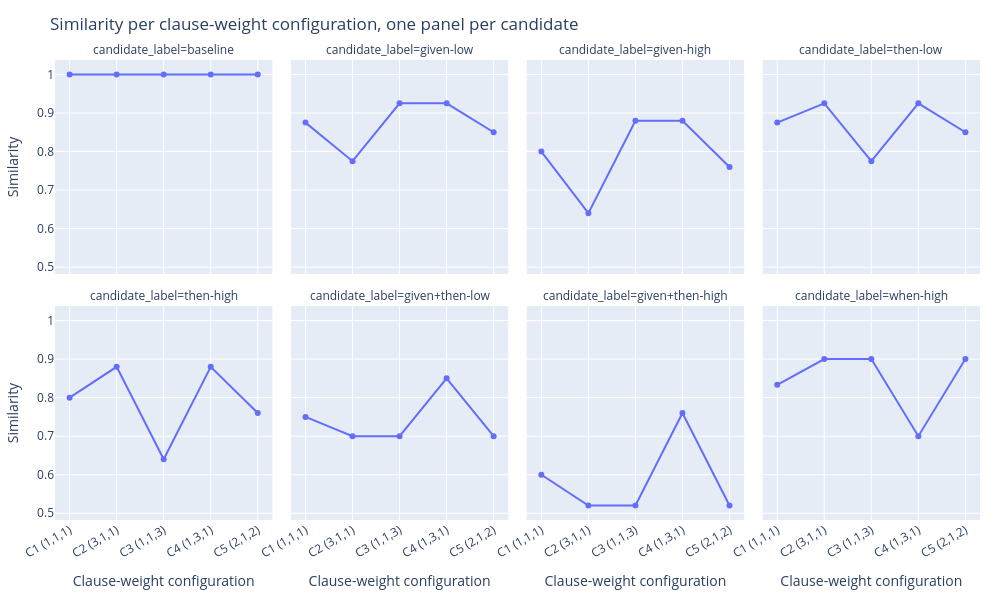

Notebook source saved alongside this figure:
### Code cell
# ensure df_plot has the candidate_label and clause_regime columns
df_plot = df_w.copy()

# labels técnicos (mesmo mapeamento usado nas células anteriores)
label_map = {
    "cand_baseline":          "baseline",
    "cand_given_low":         "given-low",
    "cand_given_high":        "given-high",
    "cand_then_low":          "then-low",
    "cand_then_high":         "then-high",
    "cand_given_then_low":    "given+then-low",
    "cand_given_then_high":   "given+then-high",
    "cand_when_high":         "when-high",
}
candidate_order = [
    "baseline",
    "given-low",
    "given-high",
    "then-low",
    "then-high",
    "given+then-low",
    "given+then-high",
    "when-high",
]

df_plot["candidate_label"] = df_plot["candidate_name"].map(label_map).fillna(df_plot["candidate_name"])
df_plot["candidate_label"] = pd.Categorical(
    df_plot["candidate_label"],
    categories=candidate_order,
    ordered=True
)

# ensure clause_regime exists (same mapping as used before)
config_map = {
    (1.0, 1.0, 1.0): "C1 (1,1,1)",
    (3.0, 1.0, 1.0): "C2 (3,1,1)",
    (1.0, 1.0, 3.0): "C3 (1,1,3)",
    (1.0, 3.0, 1.0): "C4 (1,3,1)",
    (2.0, 1.0, 2.0): "C5 (2,1,2)",
}
def label_clause_config(row):
    key = (row["w_given"], row["w_when"], row["w_then"])
    return config_map.get(
        key,
        f"({row['w_given']:.1g},{row['w_when']:.1g},{row['w_then']:.1g})"
    )

df_plot["clause_regime"] = df_plot.apply(label_clause_config, axis=1)

fig = px.line(
    df_plot,
    x="clause_regime",
    y="similarity_result",
    facet_col="candidate_label",
    facet_col_wrap=4,
    markers=True,
    labels={
        "clause_regime": "Clause-weight configuration",
        "similarity_result": "Similarity"
    },
    title="Similarity per clause-weight configuration, one panel per candidate"
)

fig.update_traces(mode="lines+markers")

fig.update_layout(
    width=1000,
    height=600,
    margin=dict(l=40, r=20, t=60, b=80),
)

# gira os rótulos do eixo x em todos os facets
fig.for_each_xaxis(lambda ax: ax.update(tickangle=-30))

fig.show()

### Figure 1 — Plotly figure (JSON) as saved in the notebook; plotly's stock layout.template omitted (floating-point values rounded to 4 significant figures)
{"data": [{"hovertemplate": "candidate_label=baseline<br>Clause-weight configuration=%{x}<br>Similarity=%{y}<extra></extra>", "legendgroup": "", "line": {"color": "#636efa", "dash": "solid"}, "marker": {"symbol": "circle"}, "mode": "lines+markers", "name": "", "orientation": "v", "showlegend": false, "type": "scatter", "x": ["C1 (1,1,1)", "C2 (3,1,1)", "C3 (1,1,3)", "C4 (1,3,1)", "C5 (2,1,2)"], "xaxis": "x5", "y": [1.0, 1.0, 1.0, 1.0, 1.0], "yaxis": "y5"}, {"hovertemplate": "candidate_label=given-low<br>Clause-weight configuration=%{x}<br>Similarity=%{y}<extra></extra>", "legendgroup": "", "line": {"color": "#636efa", "dash": "solid"}, "marker": {"symbol": "circle"}, "mode": "lines+markers", "name": "", "orientation": "v", "showlegend": false, "type": "scatter", "x": ["C1 (1,1,1)", "C2 (3,1,1)", "C3 (1,1,3)", "C4 (1,3,1)", "C5 (2,1,2)"], "xaxis": "x6", "y": [0.875, 0.775, 0.925, 0.925, 0.85], "yaxis": "y6"}, {"hovertemplate": "candidate_label=given-high<br>Clause-weight configuration=%{x}<br>Similarity=%{y}<extra></extra>", "legendgroup": "", "line": {"color": "#636efa", "dash": "solid"}, "marker": {"symbol": "circle"}, "mode": "lines+markers", "name": "", "orientation": "v", "showlegend": false, "type": "scatter", "x": ["C1 (1,1,1)", "C2 (3,1,1)", "C3 (1,1,3)", "C4 (1,3,1)", "C5 (2,1,2)"], "xaxis": "x7", "y": [0.8, 0.64, 0.88, 0.88, 0.76], "yaxis": "y7"}, {"hovertemplate": "candidate_label=then-low<br>Clause-weight configuration=%{x}<br>Similarity=%{y}<extra></extra>", "legendgroup": "", "line": {"color": "#636efa", "dash": "solid"}, "marker": {"symbol": "circle"}, "mode": "lines+markers", "name": "", "orientation": "v", "showlegend": false, "type": "scatter", "x": ["C1 (1,1,1)", "C2 (3,1,1)", "C3 (1,1,3)", "C4 (1,3,1)", "C5 (2,1,2)"], "xaxis": "x8", "y": [0.875, 0.925, 0.775, 0.925, 0.85], "yaxis": "y8"}, {"hovertemplate": "candidate_label=then-high<br>Clause-weight configuration=%{x}<br>Similarity=%{y}<extra></extra>", "legendgroup": "", "line": {"color": "#636efa", "dash": "solid"}, "marker": {"symbol": "circle"}, "mode": "lines+markers", "name": "", "orientation": "v", "showlegend": false, "type": "scatter", "x": ["C1 (1,1,1)", "C2 (3,1,1)", "C3 (1,1,3)", "C4 (1,3,1)", "C5 (2,1,2)"], "xaxis": "x", "y": [0.8, 0.88, 0.64, 0.88, 0.76], "yaxis": "y"}, {"hovertemplate": "candidate_label=given+then-low<br>Clause-weight configuration=%{x}<br>Similarity=%{y}<extra></extra>", "legendgroup": "", "line": {"color": "#636efa", "dash": "solid"}, "marker": {"symbol": "circle"}, "mode": "lines+markers", "name": "", "orientation": "v", "showlegend": false, "type": "scatter", "x": ["C1 (1,1,1)", "C2 (3,1,1)", "C3 (1,1,3)", "C4 (1,3,1)", "C5 (2,1,2)"], "xaxis": "x2", "y": [0.75, 0.7, 0.7, 0.85, 0.7], "yaxis": "y2"}, {"hovertemplate": "candidate_label=given+then-high<br>Clause-weight configuration=%{x}<br>Similarity=%{y}<extra></extra>", "legendgroup": "", "line": {"color": "#636efa", "dash": "solid"}, "marker": {"symbol": "circle"}, "mode": "lines+markers", "name": "", "orientation": "v", "showlegend": false, "type": "scatter", "x": ["C1 (1,1,1)", "C2 (3,1,1)", "C3 (1,1,3)", "C4 (1,3,1)", "C5 (2,1,2)"], "xaxis": "x3", "y": [0.6, 0.52, 0.52, 0.76, 0.52], "yaxis": "y3"}, {"hovertemplate": "candidate_label=when-high<br>Clause-weight configuration=%{x}<br>Similarity=%{y}<extra></extra>", "legendgroup": "", "line": {"color": "#636efa", "dash": "solid"}, "marker": {"symbol": "circle"}, "mode": "lines+markers", "name": "", "orientation": "v", "showlegend": false, "type": "scatter", "x": ["C1 (1,1,1)", "C2 (3,1,1)", "C3 (1,1,3)", "C4 (1,3,1)", "C5 (2,1,2)"], "xaxis": "x4", "y": [0.8333, 0.9, 0.9, 0.7, 0.9], "yaxis": "y4"}], "layout": {"annotations": [{"font": {}, "showarrow": false, "text": "candidate_label=then-high", "x": 0.1175, "xanchor": "center", "xref": "paper", "y": 0.465, "yanchor": "bottom", "yref": "paper"}, {"font": {}, "showarrow": false, "text": "candidate_label=given+then-low", "x": 0.3725, "xanchor": "center", "xref": "paper", "y": 0.465, "yanchor": "bottom", "yref": "paper"}, {"font": {}, "showarrow": false, "text": "candidate_label=given+then-high", "x": 0.6275, "xanchor": "center", "xref": "paper", "y": 0.465, "yanchor": "bottom", "yref": "paper"}, {"font": {}, "showarrow": false, "text": "candidate_label=when-high", "x": 0.8825, "xanchor": "center", "xref": "paper", "y": 0.465, "yanchor": "bottom", "yref": "paper"}, {"font": {}, "showarrow": false, "text": "candidate_label=baseline", "x": 0.1175, "xanchor": "center", "xref": "paper", "y": 1.0, "yanchor": "bottom", "yref": "paper"}, {"font": {}, "showarrow": false, "text": "candidate_label=given-low", "x": 0.3725, "xanchor": "center", "xref": "paper", "y": 1.0, "yanchor": "bottom", "yref": "paper"}, {"font": {}, "showarrow": false, "text": "candidate_label=given-high", "x": 0.6275, "xanchor": "center", "xref": "paper", "y": 1.0, "yanchor": "bottom", "yref": "paper"}, {"font": {}, "showarrow": false, "text": "candidate_label=then-low", "x": 0.8825, "xanchor": "center", "xref": "paper", "y": 1.0, "yanchor": "bottom", "yref": "paper"}], "height": 600, "legend": {"tracegroupgap": 0}, "margin": {"b": 80, "l": 40, "r": 20, "t": 60}, "title": {"text": "Similarity per clause-weight configuration, one panel per candidate"}, "width": 1000, "xaxis": {"anchor": "y", "domain": [0, 0.235], "tickangle": -30, "title": {"text": "Clause-weight configuration"}}, "xaxis2": {"anchor": "y2", "domain": [0.255, 0.49], "matches": "x", "tickangle": -30, "title": {"text": "Clause-weight configuration"}}, "xaxis3": {"anchor": "y3", "domain": [0.51, 0.745], "matches": "x", "tickangle": -30, "title": {"text": "Clause-weight configuration"}}, "xaxis4": {"anchor": "y4", "domain": [0.765, 1.0], "matches": "x", "tickangle": -30, "title": {"text": "Clause-weight configuration"}}, "xaxis5": {"anchor": "y5", "domain": [0, 0.235], "matches": "x", "showticklabels": false, "tickangle": -30}, "xaxis6": {"anchor": "y6", "domain": [0.255, 0.49], "matches": "x", "showticklabels": false, "tickangle": -30}, "xaxis7": {"anchor": "y7", "domain": [0.51, 0.745], "matches": "x", "showticklabels": false, "tickangle": -30}, "xaxis8": {"anchor": "y8", "domain": [0.765, 1.0], "matches": "x", "showticklabels": false, "tickangle": -30}, "yaxis": {"anchor": "x", "domain": [0, 0.465], "title": {"text": "Similarity"}}, "yaxis2": {"anchor": "x2", "domain": [0, 0.465], "matches": "y", "showticklabels": false}, "yaxis3": {"anchor": "x3", "domain": [0, 0.465], "matches": "y", "showticklabels": false}, "yaxis4": {"anchor": "x4", "domain": [0, 0.465], "matches": "y", "showticklabels": false}, "yaxis5": {"anchor": "x5", "domain": [0.535, 1.0], "matches": "y", "title": {"text": "Similarity"}}, "yaxis6": {"anchor": "x6", "domain": [0.535, 1.0], "matches": "y", "showticklabels": false}, "yaxis7": {"anchor": "x7", "domain": [0.535, 1.0], "matches": "y", "showticklabels": false}, "yaxis8": {"anchor": "x8", "domain": [0.535, 1.0], "matches": "y", "showticklabels": false}}}
